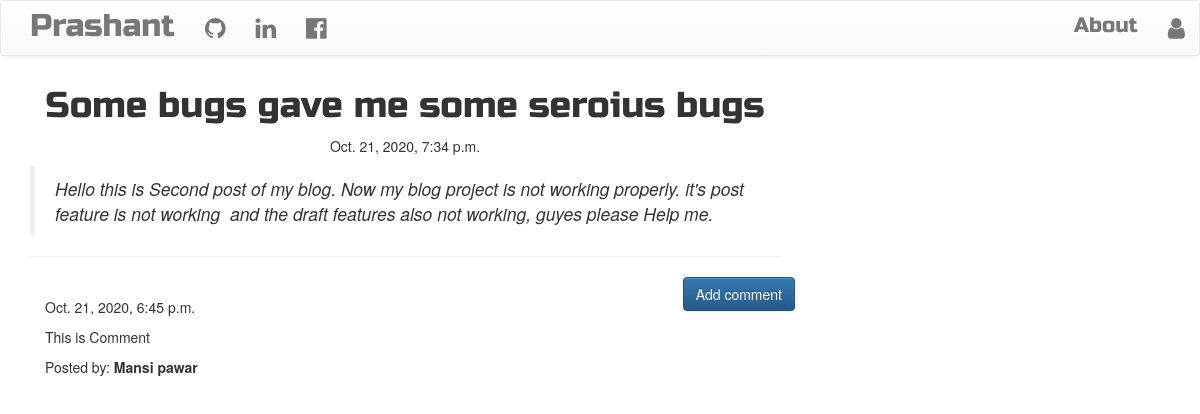
Screenshot of /post/23 with the database file from the repository.
### blog/models.py (models this page shows, shortened)
class Post(models.Model):
    author = models.ForeignKey('auth.User', on_delete=models.CASCADE,)
    title = models.CharField(max_length=200)
    text = models.CharField(max_length=600)
    create_date = models.DateTimeField(default=timezone.now)
    published_date = models.DateTimeField(blank=True, null=True)

class Comment(models.Model):
    post = models.ForeignKey('blog.Post', related_name='comments', on_delete=models.CASCADE,)
    author = models.CharField(max_length=400)
    text = models.TextField()
    created_date = models.DateTimeField(default=timezone.now())
    approved_comment = models.BooleanField(default=False)

### blog/views.py (the view)
# urls.py: url(r'^post/(?P<pk>\d+)$', views.PostDetailView.as_view(), name='post_detail'),
class PostDetailView(DetailView):
    model = Post

### blog/templates/blog/post_detail.html (shortened to what this page needs)
{% extends 'blog/base.html' %}
{% block content %}
        <h1 class='posttitle loader'>{{ post.title }}</h1>
        {% if post.published_date %}
            <div class="date postdate">
                {{ post.published_date }}
            </div>
        {% else %}
            <a class="btn btn-default" href="{% url 'post_publish' pk=post.pk %}">Publish</a>
        {% endif %}
      <p class='postcontent' >{{ post.text|safe|linebreaksbr }}</p>
  <hr>
  <a class="btn btn-primary btn-comment" href="{% url 'add_comment_to_post' pk=post.pk %}">Add comment</a>
  <div class="container">
  {% for comment in post.comments.all %}
  <br>
      {% if user.is_authenticated or comment.approved_comment %}
              {{ comment.created_date }}
          <p>{{ comment.text|safe|linebreaks }}</p>
          <p>Posted by: <strong>{{ comment.author }}</strong></p>
      {% endif %}
  {% empty %}
      <p>No comments posted.</p>
  {% endfor %}
</div>
{% endblock %}

### blog/static/css/blog.css (style rules this page uses)
.postdate { text-align: center; }
.posttitle { font-family:'Russo One',sans-serif; fort-size: 3em; text-align: center; }
.postcontent { font-family:'Playfair'; font-size: 1.5em; }
.btn-comment { position: absolute; right: 0px; }
.loader { filter:hue-rotate(0deg); color:linear-gradient(45deg,#0f8,#08f); animation:hue 10000ms infinite linear; }

### rows the page displays
Post: title "Some bugs gave me some seroius bugs", published_date "Oct. 21, 2020, 7:34 p.m.", text "Hello this is Second post of my blog. Now my blog project is not working properly. it's post feature is not working and the draft features also not working, guyes please Help me."
Comment: created_date "Oct. 21, 2020, 6:45 p.m.", text "This is Comment", author "Mansi pawar"
